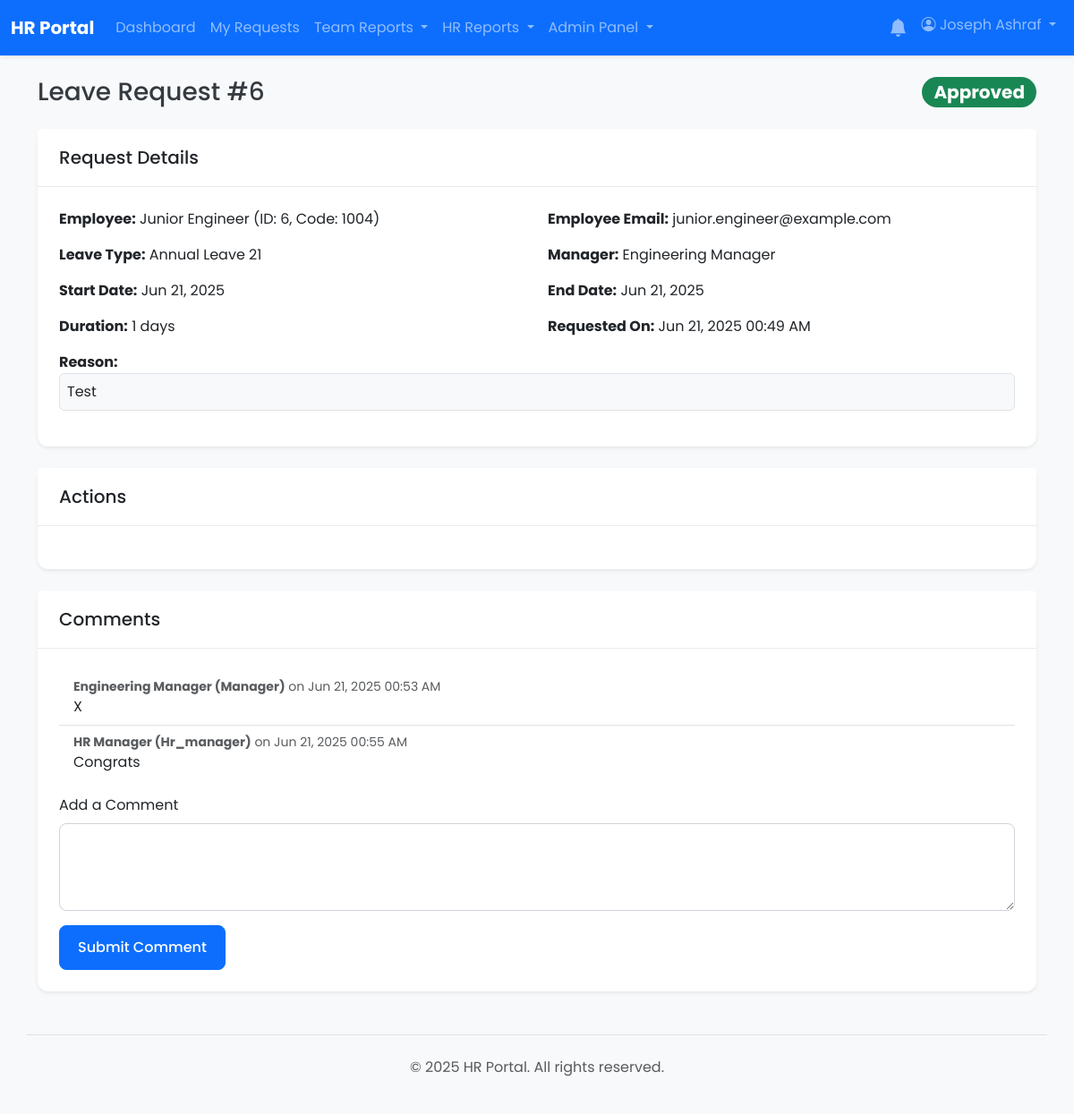
Page /requests/view.php?id=6 (signed in) on the committed database.
### tables this page shows
CREATE TABLE `vacation_requests` (
  `id` int(11) NOT NULL,
  `user_id` int(11) NOT NULL,
  `start_date` date NOT NULL,
  `end_date` date NOT NULL,
  `duration_days` int(11) DEFAULT NULL,
  `reason` text DEFAULT NULL,
  `manager_id` int(11) DEFAULT NULL,
  `status` enum('pending_manager','pending_hr','approved','rejected','cancelled') NOT NULL DEFAULT 'pending_manager',
  `leave_type_id` int(11) DEFAULT NULL,
  `manager_action_at` timestamp NULL DEFAULT NULL,
  `hr_id` int(11) DEFAULT NULL,
  `hr_action_at` timestamp NULL DEFAULT NULL,
  `rejection_reason` text DEFAULT NULL,
  `created_at` timestamp NOT NULL DEFAULT current_timestamp()
);

CREATE TABLE `users` (
  `id` int(11) NOT NULL,
  `employee_code` varchar(50) DEFAULT NULL,
  `full_name` varchar(255) NOT NULL,
  `email` varchar(255) NOT NULL,
  `password` varchar(255) NOT NULL,
  `role` enum('user','manager','hr','hr_manager','admin') NOT NULL DEFAULT 'user',
  `shift_id` int(11) DEFAULT NULL,
  `department_id` int(11) DEFAULT NULL,
  `direct_manager_id` int(11) DEFAULT NULL,
  `is_active` tinyint(1) NOT NULL DEFAULT 1,
  `must_change_password` tinyint(1) NOT NULL DEFAULT 0,
  `created_at` timestamp NOT NULL DEFAULT current_timestamp(),
  `updated_at` timestamp NOT NULL DEFAULT current_timestamp() ON UPDATE current_timestamp(),
  `manager_id` int(11) DEFAULT NULL
);

CREATE TABLE `leave_types` (
  `id` int(11) NOT NULL,
  `name` varchar(255) NOT NULL,
  `accrual_days_per_year` float NOT NULL DEFAULT 0,
  `is_active` tinyint(1) NOT NULL DEFAULT 1
);

CREATE TABLE `request_comments` (
  `id` int(11) NOT NULL,
  `request_id` int(11) NOT NULL,
  `user_id` int(11) NOT NULL,
  `comment` text NOT NULL,
  `created_at` timestamp NOT NULL DEFAULT current_timestamp()
);

### app/core/helpers.php (called while the page is built, shortened)
<?php
function getStatusBadgeClass($status) {
    $map = [
        'pending_manager' => 'bg-warning text-dark',
        'pending_hr' => 'bg-info text-dark',
        'approved' => 'bg-success',
        'rejected' => 'bg-danger',
        'cancelled' => 'bg-secondary',
        'pending_cancellation_hr' => 'bg-warning text-dark',
    ];
    return $map[$status] ?? 'bg-light text-dark';
}
function getStatusText($status) {
    return ucwords(str_replace('_', ' ', $status));
}

### requests/view.php (the view, shortened to what this page needs)
<?php
require_once __DIR__ . '/../app/bootstrap.php';
require_once __DIR__ . '/../app/core/helpers.php';
$request_id = filter_input(INPUT_GET, 'id', FILTER_VALIDATE_INT);
$sql = "
    SELECT
        r.*,
        u.full_name AS user_name,
        u.email AS user_email,
        u.employee_code AS user_employee_code,
        m.full_name AS manager_name,
        lt.name AS leave_type_name
    FROM
        vacation_requests r
    JOIN
        users u ON r.user_id = u.id
    LEFT JOIN
        users m ON r.manager_id = m.id
    LEFT JOIN
        leave_types lt ON r.leave_type_id = lt.id
    WHERE
        r.id = ?
";
$stmt = $pdo->prepare($sql);
$stmt->execute([$request_id]);
$request = $stmt->fetch(PDO::FETCH_ASSOC);
$stmt_comments = $pdo->prepare("
    SELECT rc.*, u.full_name AS commenter_name, u.role AS commenter_role
    FROM request_comments rc
    JOIN users u ON rc.user_id = u.id
    WHERE rc.request_id = ?
    ORDER BY rc.created_at ASC
");
$stmt_comments->execute([$request_id]);
$comments = $stmt_comments->fetchAll(PDO::FETCH_ASSOC);
include __DIR__ . '/../app/templates/header.php';
?>
<div class="d-flex justify-content-between align-items-center mb-4">
    <h1 class="h3 mb-0">Leave Request #<?= htmlspecialchars($request['id']) ?></h1>
    <span class="badge rounded-pill <?= getStatusBadgeClass($request['status']) ?> fs-5">
        <?= getStatusText($request['status']) ?>
    </span>
</div>
<div class="card shadow-sm mb-4">
    <div class="card-header">
        <h5 class="card-title mb-0">Request Details</h5>
    </div>
    <div class="card-body">
        <div class="row">
            <div class="col-md-6 mb-3">
                <strong>Employee:</strong> <?= htmlspecialchars($request['user_name']) ?> (ID: <?= htmlspecialchars($request['user_id']) ?>, Code: <?= htmlspecialchars($request['user_employee_code'] ?? 'N/A') ?>)
            </div>
            <div class="col-md-6 mb-3">
                <strong>Employee Email:</strong> <?= htmlspecialchars($request['user_email']) ?>
            </div>
            <div class="col-md-6 mb-3">
                <strong>Leave Type:</strong> <?= htmlspecialchars($request['leave_type_name'] ?? 'N/A') ?>
            </div>
            <div class="col-md-6 mb-3">
                <strong>Manager:</strong> <?= htmlspecialchars($request['manager_name'] ?? 'N/A') ?>
            </div>
            <div class="col-md-6 mb-3">
                <strong>Start Date:</strong> <?= date('M d, Y', strtotime($request['start_date'])) ?>
            </div>
            <div class="col-md-6 mb-3">
                <strong>End Date:</strong> <?= date('M d, Y', strtotime($request['end_date'])) ?>
            </div>
            <div class="col-md-6 mb-3">
                <strong>Duration:</strong> <?= htmlspecialchars($request['duration_days'] ?? '') ?> days
            </div>
            <div class="col-md-6 mb-3">
                <strong>Requested On:</strong> <?= date('M d, Y H:i A', strtotime($request['created_at'])) ?>
            </div>
            <div class="col-12 mb-3">
                <strong>Reason:</strong><br>
                <p class="card-text border p-2 rounded bg-light"><?= nl2br(htmlspecialchars($request['reason'])) ?></p>
            </div>
        </div>
    </div>
</div>
<div class="card shadow-sm mb-4">
    <div class="card-header">
        <h5 class="card-title mb-0">Actions</h5>
    </div>
    <div class="card-body">
    </div>
</div>
<div class="card shadow-sm mb-4">
    <div class="card-header">
        <h5 class="card-title mb-0">Comments</h5>
    </div>
    <div class="card-body">
        <?php if (empty($comments)): ?>
            <p class="text-muted">No comments yet.</p>
        <?php else: ?>
            <ul class="list-group list-group-flush mb-3">
                <?php foreach ($comments as $comment): ?>
                    <li class="list-group-item">
                        <small class="text-muted d-block">
                            <strong><?= htmlspecialchars($comment['commenter_name']) ?> (<?= htmlspecialchars(ucfirst($comment['commenter_role'])) ?>)</strong> on <?= date('M d, Y H:i A', strtotime($comment['created_at'])) ?>
                        </small>
                        <p class="mb-0"><?= nl2br(htmlspecialchars($comment['comment'] ?? '')) ?></p>
                    </li>
                <?php endforeach; ?>
            </ul>
        <?php endif; ?>
        <form action="view.php?id=<?= htmlspecialchars($request['id']) ?>" method="POST">
            <div class="mb-3">
                <label for="comment" class="form-label">Add a Comment</label>
                <textarea class="form-control" id="comment" name="comment" rows="3" required></textarea>
            </div>
            <button type="submit" class="btn btn-primary">Submit Comment</button>
        </form>
    </div>
</div>
<?php include __DIR__ . '/../app/templates/footer.php'; ?>

### css/style.css (style rules this page uses)
* { box-sizing: border-box; }
html, body { height: 100%; margin: 0; padding: 0; }
body { font-family: 'Poppins', sans-serif; background-color: #f0f2f5; color: #343a40; }
.card { border: none; border-radius: 0.75rem; box-shadow: 0 4px 12px rgba(0, 0, 0, 0.08); }
.card-header { background-color: #ffffff; border-bottom: 1px solid rgba(0, 0, 0, 0.08); font-weight: 600; padding: 1.25rem 1.5rem; border-top-left-radius: 0.75rem; border-top-right-radius: 0.75rem; }
.card-body { padding: 1.5rem; }
.form-control, .form-select { border-radius: 0.5rem; border: 1px solid #ced4da; padding: 0.75rem 1rem; }
.btn { border-radius: 0.5rem; font-weight: 500; padding: 0.75rem 1.25rem; }

### rows in the picture
vacation_requests: id "6", status "Approved", user.full_name "Junior Engineer", user "6", user.employee_code "1004", user.email "junior.engineer@example.com", leave_type.name "Annual Leave 21", manager.full_name "Engineering Manager", start_date "Jun 21, 2025", end_date "Jun 21, 2025", duration_days "1", created_at "Jun 21, 2025 00:49 AM", reason "Test"
request_comments: user.full_name "Engineering Manager", user.role "Manager", created_at "Jun 21, 2025 00:53 AM", comment "X"
request_comments: user.full_name "HR Manager", user.role "Hr_manager", created_at "Jun 21, 2025 00:55 AM", comment "Congrats"

### other values in the picture
SITE_NAME "HR Portal"
$_SESSION['full_name'] "Joseph Ashraf"
